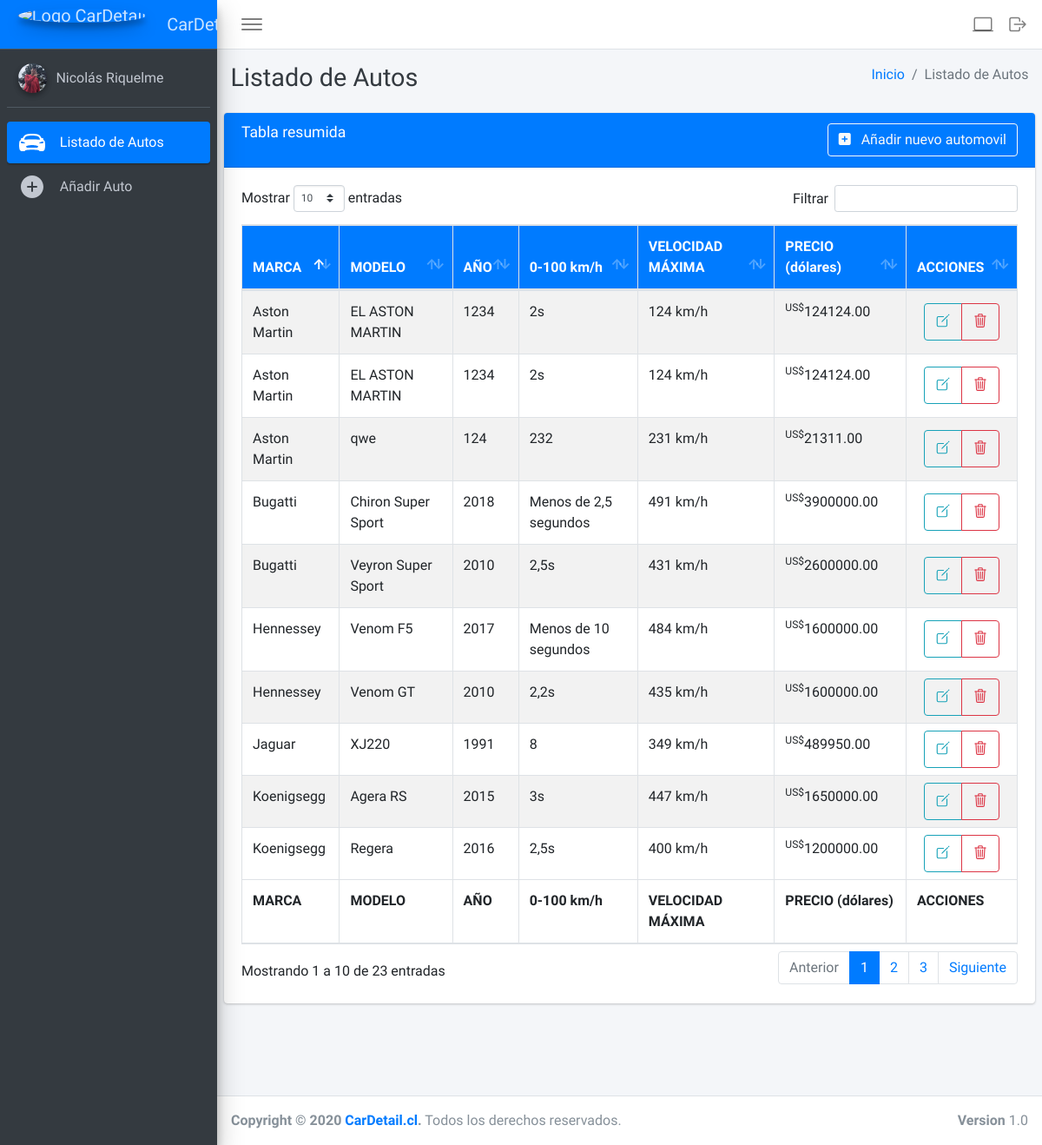
The page /listado-autos/ (signed in) on the database its author committed.
### usuario/models.py (models this page shows, shortened)
class Usuario(models.Model):
    usuario = models.OneToOneField(settings.AUTH_USER_MODEL, on_delete=models.CASCADE, null=True)
    imagen = models.ImageField(upload_to='bd/usuarios', default='bd/usuarios/no-img.jpg')
    imagen_auto = models.ImageField(upload_to='bd/usuarios', null=True)
    rut = models.CharField(
        max_length=10,
        primary_key=True,
        validators=[
            RegexValidator(r'^\d{7,8}$')
        ])
    dv = models.CharField(max_length=1, validators=[RegexValidator(r'^[0-9K]$')])
    nombres = models.CharField(max_length=50)
    apellido_paterno = models.CharField(max_length=50)
    apellido_materno = models.CharField(max_length=50, null=True)
    telefono = models.CharField(
        max_length=13,
        validators=[RegexValidator(r'^(\+56[1-9]{1,2}|)[1-9][0-9]{7}$')]
    )
    correo = models.EmailField()
    tipo_usuario = models.ForeignKey(TipoUsuario, on_delete=models.CASCADE,related_name='tipo')
    def __str__(self):
        return f'{self.nombres} {self.apellido_paterno}'

### auto/models.py (models this page shows, shortened)
class Auto(models.Model):
    imagen = models.ImageField(upload_to='bd/autos',null=True,blank=True)
    marca = models.ForeignKey(Marca,on_delete=models.CASCADE)
    modelo = models.CharField(max_length=70)
    anno = models.CharField(max_length=4)
    velocidad_partida = models.CharField(max_length=50)
    velocidad_maxima = models.CharField(max_length=6)
    precio = models.DecimalField(decimal_places=2,max_digits=10)
    descripcion = models.CharField(max_length=500, null=True,blank=True)

class Marca(models.Model):
    PAISES_CHOICES = ((0,'No definido'),(1,'Alemania'),(2,'Italia'),(3,'Reino Unido'),(4,'Estados Unidos'),(5,'Japon'),(6,'Francia'))
    marca = models.CharField(max_length=70)
    pais = models.PositiveSmallIntegerField(choices=PAISES_CHOICES, default=0)
    historia = models.CharField(max_length=2000,blank=True)
    def __str__(self):
        return self.marca

### auto/views.py (the view, shortened to what this page needs)
# urls.py: path('listado-autos/', auto_views.listado_autos, name='listado-autos'),
@login_required
def listado_autos(request):
    if usuario_administrador(request):
        if request.method == 'GET':
            ctx = {}
            autos = Auto.objects.all()
            ctx['l_autos'] = autos
            return render(request, 'adm/listado_autos.html', ctx)
    return redirect('home')

### usuario/validators.py (called while the page is built)
def usuario_administrador(request):
    if request.user.usuario.tipo_usuario.id == 1:
        return True
    return False

### auto/templates/adm/listado_autos.html (shortened to what this page needs)
{% extends 'adm/base.html' %}
{% block content_title %}Listado de Autos{% endblock %}
{% block content_breadcrumb %}
    <li class="breadcrumb-item"><a href="{% url 'home-admin' %}">Inicio</a></li>
    <li class="breadcrumb-item active" aria-current="page">Listado de Autos</li>
{% endblock %}
{% block content %}
<div class="card">
    <div class="card-header border0 bg-primary text-light">
        <div class="d-flex justify-content-between">
            <h3 class="card-title">Tabla resumida</h3>
            <a href="{% url 'añadir-auto' %}"><button type="submit" class="btn btn-outline-light" value="Save"><i class="fa fa-plus-square mr-2"></i> Añadir nuevo automovil</button></a>
        </div>
    </div>
    <div class="card-body">
        <table id="lista_autos" class="table table-striped table-bordered" style="width:100%">
            <thead class="bg-primary text-light">
                <tr>
                    <th>MARCA</th>
                    <th>MODELO</th>
                    <th>AÑO</th>
                    <th>0-100 km/h</th>
                    <th>VELOCIDAD MÁXIMA</th>
                    <th>PRECIO (dólares)</th>
                    <th>ACCIONES</th>
                </tr>
            </thead>
            <tbody>
                {% for a in l_autos %}
                    <tr>
                        <td>{{a.marca}}</td>
                        <td>{{a.modelo}}</td>
                        <td>{{a.anno}}</td>
                        <td>{{a.velocidad_partida}}</td>
                        <td>{{a.velocidad_maxima}} km/h</td>
                        <td><sup>US$</sup>{{a.precio}}</td>
                        <td class="text-right py-0 align-middle">
                            <form method="POST" class="text-center">
                                <div class="btn-group p-2 text-white">
                                    <button type="submit" name="edit" class="btn btn-outline-info">
                                        <ion-icon name="create-outline" class="icon-s mt-1"></ion-icon>
                                    </button>
                                    <button type="submit" name="delete" class="btn btn-outline-danger">
                                        <ion-icon name="trash-outline" class="icon-s mt-1"></ion-icon>
                                    </button>
                                </div>
                            </form>
                        </td>
                    </tr>
                {% endfor %}
            </tbody>
            <tfoot>
                <tr>
                    <th>MARCA</th>
                    <th>MODELO</th>
                    <th>AÑO</th>
                    <th>0-100 km/h</th>
                    <th>VELOCIDAD MÁXIMA</th>
                    <th>PRECIO (dólares)</th>
                    <th>ACCIONES</th>
                </tr>
            </tfoot>
        </table>
    </div>
</div>
{% endblock content %}

### core/templates/adm/base.html (shortened to what this page needs)
{% extends 'base_message/base.html' %}
{% load static %}
{% block page %}
<head>
    <link rel="stylesheet" href="{% static 'adm/css/all.min.css' %}" />
    <link rel="stylesheet" href="{% static 'adm/css/all.css' %}" />
    <link rel="stylesheet" href="{% static 'adm/css/icheck-bootstrap.css' %}" />
    <link rel="stylesheet" href="{% static 'adm/css/adminlte.css' %}" />
    <link href="{% static 'adm/css/css.css' %}" rel="stylesheet" />
    <link rel="stylesheet" href="https://cdnjs.cloudflare.com/ajax/libs/tempusdominus-bootstrap-4/5.1.2/css/tempusdominus-bootstrap-4.min.css" />
    <link href="{% static 'adm/css/dataTables.bootstrap4.css' %}" rel="stylesheet" />
    <link rel="stylesheet" href="{% static 'adm/css/style.css' %}" />
</head>
<body class="hold-transition sidebar-mini layout-fixed">
    <div class="wrapper">
        <nav class="main-header navbar navbar-expand navbar-white navbar-light">
            <ul class="navbar-nav ">
                <li class="nav-item">
                    <a class="nav-link" data-widget="pushmenu" href="#" role="button"><ion-icon class="icon-md" name="menu-outline" size="large"></ion-icon></a>
                </li>
            </ul>
            <ul class="navbar-nav ml-auto">
                <li class="nav-item no-mg">
                    <a class="nav-link sp-1" href="{% url 'home' %}" role="button">
                        <ion-icon class="icon-md" name="laptop-outline"></ion-icon>
                    </a>
                </li>
                <li class="nav-item no-mg">
                    <a class="nav-link sp-1" href="{% url 'logout' %}" role="button">
                        <ion-icon class="icon-md" name="log-out-outline"></ion-icon>
                    </a>
                </li>
            </ul>
        </nav>
        <aside class="main-sidebar sidebar-dark-primary elevation-4">
            <a href="{% url 'home-admin' %}" class="brand-link navbar-primary">
                <img src="{% static 'adm/img/cardetail-blanco.png' %}" alt="Logo CarDetail"
                    class="brand-image img-circle elevation-3 mr-4 ">
                <span class="brand-text font-weight-normal">CarDetail</span>
            </a>
            <div class="sidebar">
                <div class="user-panel mt-3 mb-3 pb-3 d-flex">
                    <div class="image">
                        <img src="{{ user.usuario.imagen.url }}" class="brand-image img-circle elevation-2" alt="User Image">
                    </div>
                    <div class="info">
                            <a href="#">
                                {{ user.usuario }}
                            </a>
                    </div>
                </div>
                <nav class="mt-2">
                    <ul class="nav nav-pills nav-sidebar flex-column" data-widget="treeview" role="menu"
                        data-accordion="false">
                        <li class="nav-item">
                            <a href="{% url 'listado-autos' %}" class="nav-link {% if 'listado-autos' in request.path %}active{% endif %}">
                                <ion-icon name="car-sport" size="large"></ion-icon>
                                <p class="nav-link-text">
                                    Listado de Autos
                                </p>
                            </a>
                        </li>
                        <li class="nav-item">
                            <a href="{% url 'añadir-auto' %}" class="nav-link {% if 'crear-auto' in request.path %}active{% endif %}">
                                <ion-icon name="add-circle" size="large"></ion-icon>
                                <p class="nav-link-text">
                                    Añadir Auto
                                </p>
                            </a>
                        </li>
                    </ul>
                </nav>
            </div>
        </aside>
        <div class="content-wrapper" style="min-height: 1203.6px;">
            <div class="content-header">
                <div class="container-fluid">
                    <div class="row mb-2">
                        <div class="col-md-6">
                            <h1 class="m-0 text-dark">
                                {% block content_title %}Inicio{% endblock %}
                            </h1>
                        </div>
                        <div class="col-md-6">
                            <ol class="breadcrumb float-sm-right">
                                {% block content_breadcrumb %}{% endblock %}
                            </ol>
                        </div>
                    </div>
                </div>
            </div>
            <div class="content">
                {% block content %}{% endblock %}
            </div>
        </div>
        <footer class="main-footer">
            <strong>Copyright &copy; 2020 <a href="{% url 'home' %}">CarDetail.cl</a>.</strong>
            Todos los derechos reservados.
            <div class="float-right d-none d-sm-inline-block">
                <b>Version</b> 1.0
            </div>
        </footer>
    </div>
</body>
{% endblock page %}

### core/static/adm/css/all.css (style rules this page uses)
.fa,.fab,.fad,.fal,.far,.fas { -moz-osx-font-smoothing:grayscale;-webkit-font-smoothing:antialiased;display:inline-block;font-style:normal;font-variant:normal;text-rendering:auto;line-height:1 }
.fa-plus-square:before { content:"\f0fe" }
.fa,.far,.fas { font-family:"Font Awesome 5 Free" }
.fa,.fas { font-weight:900 }

### core/static/adm/css/style.css (style rules this page uses)
.nav-link { display: flex; align-items: center; padding: .5rem .8rem; }
.nav-link ion-icon { margin-right: 1rem; }
.user-panel img { height: 2.1rem; }
.no-mg ion-icon { margin: 0; }
.icon-md { font-size: 24px; }
.icon-s { font-size: 18px; }
.info { color:white; }
.sp-1 { padding-left: .5rem!important; padding-right: .5rem!important; }

### rows shown on the page
Auto: marca "Bugatti", modelo "Chiron Super Sport", anno "2018", velocidad_partida "Menos de 2,5 segundos", velocidad_maxima "491", precio "3900000.00"
Auto: marca "Hennessey", modelo "Venom F5", anno "2017", velocidad_partida "Menos de 10 segundos", velocidad_maxima "484", precio "1600000.00"
Auto: marca "Koenigsegg", modelo "Agera RS", anno "2015", velocidad_partida "3s", velocidad_maxima "447", precio "1650000.00"
Auto: marca "Hennessey", modelo "Venom GT", anno "2010", velocidad_partida "2,2s", velocidad_maxima "435", precio "1600000.00"
Auto: marca "Bugatti", modelo "Veyron Super Sport", anno "2010", velocidad_partida "2,5s", velocidad_maxima "431", precio "2600000.00"
Auto: marca "Koenigsegg", modelo "Regera", anno "2016", velocidad_partida "2,5s", velocidad_maxima "400", precio "1200000.00"
Auto: marca "Jaguar", modelo "XJ220", anno "1991", velocidad_partida "8", velocidad_maxima "349", precio "489950.00"
Auto: marca "Aston Martin", modelo "EL ASTON MARTIN", anno "1234", velocidad_partida "2s", velocidad_maxima "124", precio "124124.00"
Auto: marca "Aston Martin", modelo "EL ASTON MARTIN", anno "1234", velocidad_partida "2s", velocidad_maxima "124", precio "124124.00"
Auto: marca "Aston Martin", modelo "qwe", anno "124", velocidad_partida "232", velocidad_maxima "231", precio "21311.00"

### other values the page prints
{{ user.usuario }} "Nicolás Riquelme"
